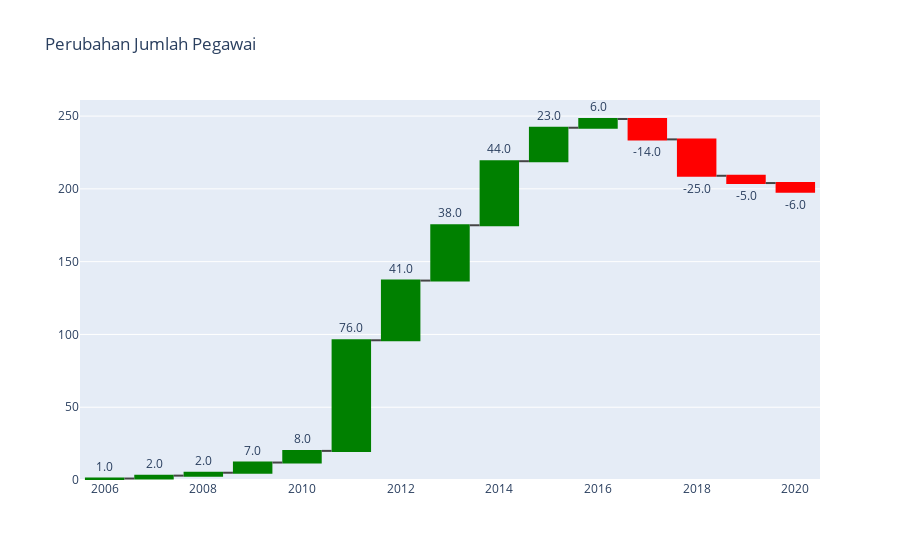

The cell this chart's notebook holds for it:
### Code cell
import plotly.graph_objects as go
from plotly.offline import iplot

dfg = annual_hr_agg

dfg['Net'] = dfg['JumlahPegawaiHire'] - dfg['JumlahPegawaiResign']

measures = ['relative' if net >= 0 else 'relative' for net in dfg['Net']]

fig = go.Figure(go.Waterfall(
    name="20", orientation="v",
    measure=measures,  # Corrected property name
    x=dfg['TahunHiring'].to_list(),
    textposition="outside",
    text=dfg['Net'].to_list(),
    y=dfg['Net'].to_list(),
    decreasing={"marker": {"color": "Red"}},
    increasing={"marker": {"color": "Green"}},
))

fig.update_layout(title="Perubahan Jumlah Pegawai", showlegend=False)

# Display the figure in the Jupyter Notebook
iplot(fig)

### Figure 1 — Plotly figure (JSON) as saved in the notebook; plotly's stock layout.template omitted (floating-point values rounded to 4 significant figures)
{"data": [{"decreasing": {"marker": {"color": "Red"}}, "increasing": {"marker": {"color": "Green"}}, "measure": ["relative", "relative", "relative", "relative", "relative", "relative", "relative", "relative", "relative", "relative", "relative", "relative", "relative", "relative", "relative"], "name": "20", "orientation": "v", "text": ["1.0", "2.0", "2.0", "7.0", "8.0", "76.0", "41.0", "38.0", "44.0", "23.0", "6.0", "-14.0", "-25.0", "-5.0", "-6.0"], "textposition": "outside", "type": "waterfall", "x": [2006, 2007, 2008, 2009, 2010, 2011, 2012, 2013, 2014, 2015, 2016, 2017, 2018, 2019, 2020], "y": [1, 2, 2, 7, 8, 76, 41, 38, 44, 23, 6, -14, -25, -5, -6]}], "layout": {"showlegend": false, "title": {"text": "Perubahan Jumlah Pegawai"}}}
